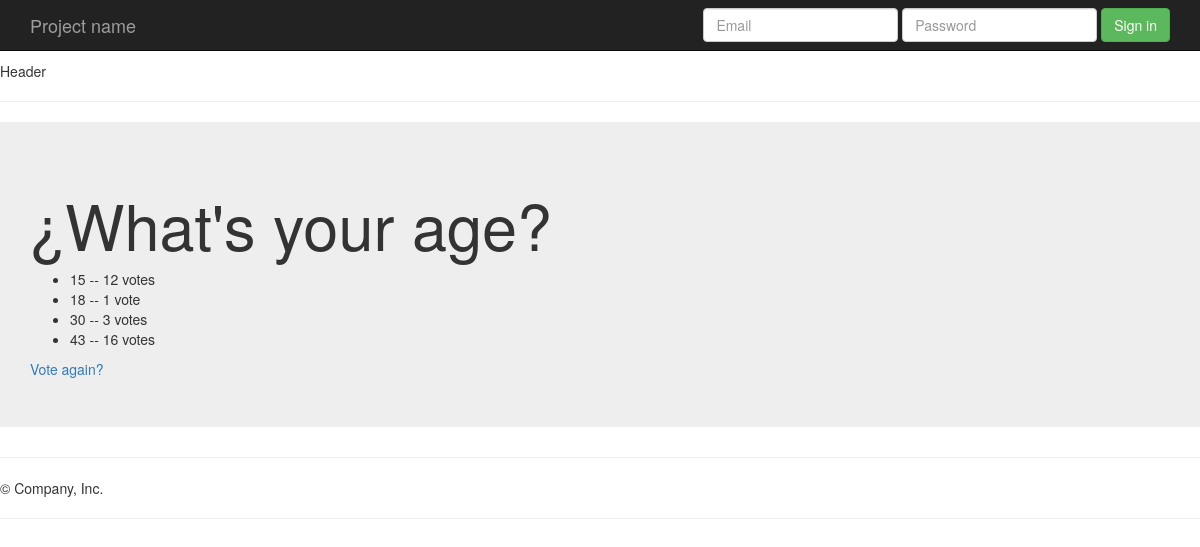
/polls/2/results, run on an earlier commit of the app's database.
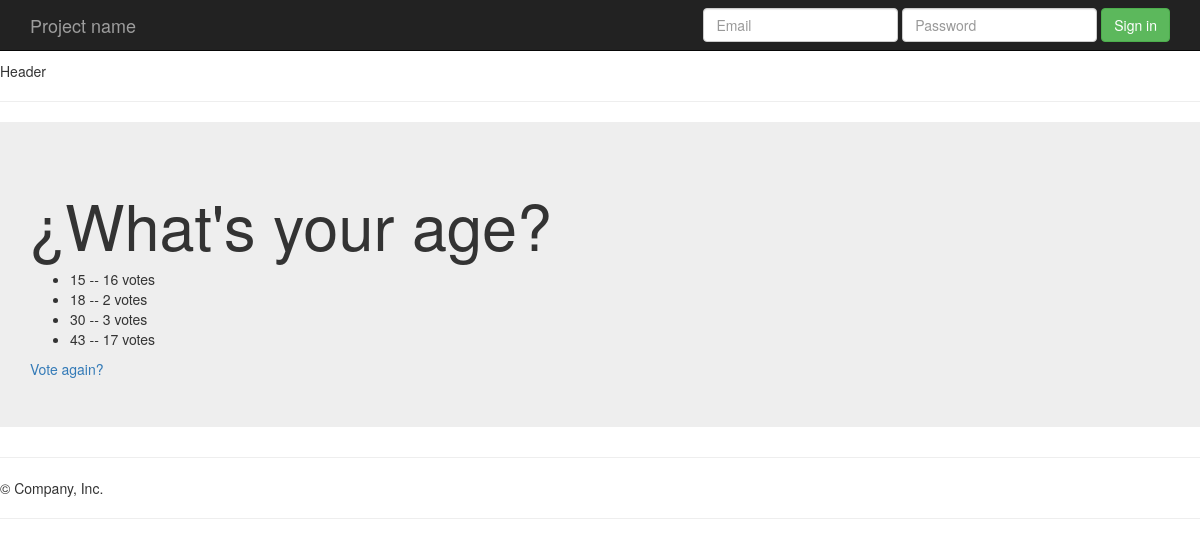
And on a later commit of the database.
### polls/models.py (models this page shows, shortened)
class Question(models.Model):
    question_text = models.CharField(max_length=200)
    pub_date = models.DateTimeField('date published')

class Choice(models.Model):
    choice_text = models.CharField(max_length=200)
    votes = models.IntegerField(default=0)
    question = models.ForeignKey(Question, on_delete=models.CASCADE)

### polls/views.py (the view)
# urls.py: url(r'^(?P<question_id>[0-9]+)/results$', views.results, name="result"),
def results(request, question_id):
    question = get_object_or_404(Question, pk=question_id)
    return render(request, 'polls/results.html', {'question': question})

### polls/templates/polls/results.html
{% extends 'polls/base.html' %}
{% block main_content %}
    <h1>{{ question.question_text }}</h1>
    <ul>
        {% for choice in question.choice_set.all %}
        <li>{{ choice.choice_text }} -- {{ choice.votes }} vote{{ choice.votes|pluralize }}</li>
        {% endfor %}
    </ul>
    <a href="{% url 'polls:detail' question.id %}">Vote again?</a>
{% endblock %}

### polls/templates/polls/base.html (shortened to what this page needs)
{% load staticfiles %}
<!DOCTYPE html>
<html lang="en">
<head>
    <link rel="stylesheet" type="text/css" href="{% static 'polls/bootstrap-3.3.7-dist/css/bootstrap.min.css' %}"/>
    <link rel="stylesheet" type="text/css" href="{% static 'polls/style.css' %}"/>
</head>
<body>
<br>
<p>Header</p>
<hr>
{% include 'polls/header.html' %}
    <div class="jumbotron">
      <div class="container">
        {% block main_content %}
        {% endblock %}
      </div>
    </div>
{% include 'polls/footer.html' %}
</body>
</html>

### polls/templates/polls/header.html (shortened to what this page needs)
    <nav class="navbar navbar-inverse navbar-fixed-top">
      <div class="container">
        <div class="navbar-header">
          <a class="navbar-brand" href="{% url 'polls:index' %}">Project name</a>
        </div>
        <div id="navbar" class="navbar-collapse collapse">
          <form class="navbar-form navbar-right">
            <div class="form-group">
              <input type="text" placeholder="Email" class="form-control">
            </div>
            <div class="form-group">
              <input type="password" placeholder="Password" class="form-control">
            </div>
            <button type="submit" class="btn btn-success">Sign in</button>
          </form>
        </div>
      </div>
    </nav>

### polls/templates/polls/footer.html
<hr>
<p>&copy; Company, Inc.</p>
<hr>

What changed in the data, as far as the page shows it:
changed Choice (number 1 of 4 on the later page): votes "12" → "16"
changed Choice (number 2 of 4 on the later page): votes "1" → "2"
changed Choice (number 4 of 4 on the later page): votes "16" → "17"
